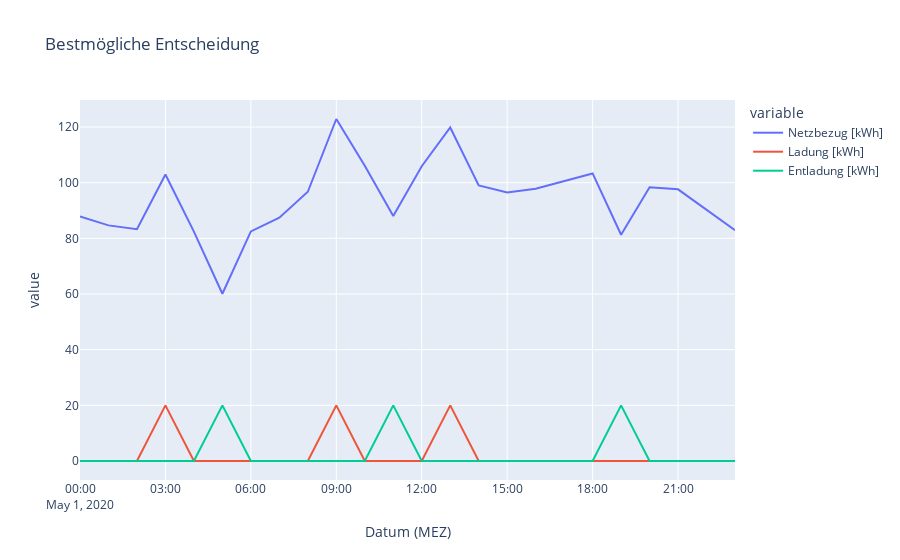

The notebook cell saved with this chart:
### Code cell
px.line(data_frame=df, x="Datum (MEZ)", y=["Netzbezug [kWh]","Ladung [kWh]", "Entladung [kWh]"], title="Bestmögliche Entscheidung")

### Figure 1 — Plotly figure (JSON) as saved in the notebook; plotly's stock layout.template omitted (floating-point values rounded to 4 significant figures)
{"data": [{"hovertemplate": "variable=Netzbezug [kWh]<br>Datum (MEZ)=%{x}<br>value=%{y}<extra></extra>", "legendgroup": "Netzbezug [kWh]", "line": {"color": "#636efa", "dash": "solid"}, "marker": {"symbol": "circle"}, "mode": "lines", "name": "Netzbezug [kWh]", "orientation": "v", "showlegend": true, "type": "scatter", "x": ["2020-05-01 00:00:00+01:00", "2020-05-01 01:00:00+01:00", "2020-05-01 02:00:00+01:00", "2020-05-01 03:00:00+01:00", "2020-05-01 04:00:00+01:00", "2020-05-01 05:00:00+01:00", "2020-05-01 06:00:00+01:00", "2020-05-01 07:00:00+01:00", "2020-05-01 08:00:00+01:00", "2020-05-01 09:00:00+01:00", "2020-05-01 10:00:00+01:00", "2020-05-01 11:00:00+01:00", "2020-05-01 12:00:00+01:00", "2020-05-01 13:00:00+01:00", "2020-05-01 14:00:00+01:00", "2020-05-01 15:00:00+01:00", "2020-05-01 16:00:00+01:00", "2020-05-01 17:00:00+01:00", "2020-05-01 18:00:00+01:00", "2020-05-01 19:00:00+01:00", "2020-05-01 20:00:00+01:00", "2020-05-01 21:00:00+01:00", "2020-05-01 22:00:00+01:00", "2020-05-01 23:00:00+01:00"], "xaxis": "x", "y": [87.87, 84.66, 83.27, 103.0, 82.42, 60.1, 82.49, 87.43, 96.73, 122.9, 106.0, 88.07, 105.9, 119.8, 99.02, 96.48, 97.82, 100.6, 103.3, 81.3, 98.37, 97.61, 90.37, 82.95], "yaxis": "y"}, {"hovertemplate": "variable=Ladung [kWh]<br>Datum (MEZ)=%{x}<br>value=%{y}<extra></extra>", "legendgroup": "Ladung [kWh]", "line": {"color": "#EF553B", "dash": "solid"}, "marker": {"symbol": "circle"}, "mode": "lines", "name": "Ladung [kWh]", "orientation": "v", "showlegend": true, "type": "scatter", "x": ["2020-05-01 00:00:00+01:00", "2020-05-01 01:00:00+01:00", "2020-05-01 02:00:00+01:00", "2020-05-01 03:00:00+01:00", "2020-05-01 04:00:00+01:00", "2020-05-01 05:00:00+01:00", "2020-05-01 06:00:00+01:00", "2020-05-01 07:00:00+01:00", "2020-05-01 08:00:00+01:00", "2020-05-01 09:00:00+01:00", "2020-05-01 10:00:00+01:00", "2020-05-01 11:00:00+01:00", "2020-05-01 12:00:00+01:00", "2020-05-01 13:00:00+01:00", "2020-05-01 14:00:00+01:00", "2020-05-01 15:00:00+01:00", "2020-05-01 16:00:00+01:00", "2020-05-01 17:00:00+01:00", "2020-05-01 18:00:00+01:00", "2020-05-01 19:00:00+01:00", "2020-05-01 20:00:00+01:00", "2020-05-01 21:00:00+01:00", "2020-05-01 22:00:00+01:00", "2020-05-01 23:00:00+01:00"], "xaxis": "x", "y": [0, 0, 0, 20, 0, 0, 0, 0, 0, 20, 0, 0, 0, 20, 0, 0, 0, 0, 0, 0, 0, 0, 0, 0], "yaxis": "y"}, {"hovertemplate": "variable=Entladung [kWh]<br>Datum (MEZ)=%{x}<br>value=%{y}<extra></extra>", "legendgroup": "Entladung [kWh]", "line": {"color": "#00cc96", "dash": "solid"}, "marker": {"symbol": "circle"}, "mode": "lines", "name": "Entladung [kWh]", "orientation": "v", "showlegend": true, "type": "scatter", "x": ["2020-05-01 00:00:00+01:00", "2020-05-01 01:00:00+01:00", "2020-05-01 02:00:00+01:00", "2020-05-01 03:00:00+01:00", "2020-05-01 04:00:00+01:00", "2020-05-01 05:00:00+01:00", "2020-05-01 06:00:00+01:00", "2020-05-01 07:00:00+01:00", "2020-05-01 08:00:00+01:00", "2020-05-01 09:00:00+01:00", "2020-05-01 10:00:00+01:00", "2020-05-01 11:00:00+01:00", "2020-05-01 12:00:00+01:00", "2020-05-01 13:00:00+01:00", "2020-05-01 14:00:00+01:00", "2020-05-01 15:00:00+01:00", "2020-05-01 16:00:00+01:00", "2020-05-01 17:00:00+01:00", "2020-05-01 18:00:00+01:00", "2020-05-01 19:00:00+01:00", "2020-05-01 20:00:00+01:00", "2020-05-01 21:00:00+01:00", "2020-05-01 22:00:00+01:00", "2020-05-01 23:00:00+01:00"], "xaxis": "x", "y": [0, 0, 0, 0, 0, 20, 0, 0, 0, 0, 0, 20, 0, 0, 0, 0, 0, 0, 0, 20, 0, 0, 0, 0], "yaxis": "y"}], "layout": {"legend": {"title": {"text": "variable"}, "tracegroupgap": 0}, "title": {"text": "Bestmögliche Entscheidung"}, "xaxis": {"anchor": "y", "domain": [0, 1], "title": {"text": "Datum (MEZ)"}}, "yaxis": {"anchor": "x", "domain": [0, 1], "title": {"text": "value"}}}}
